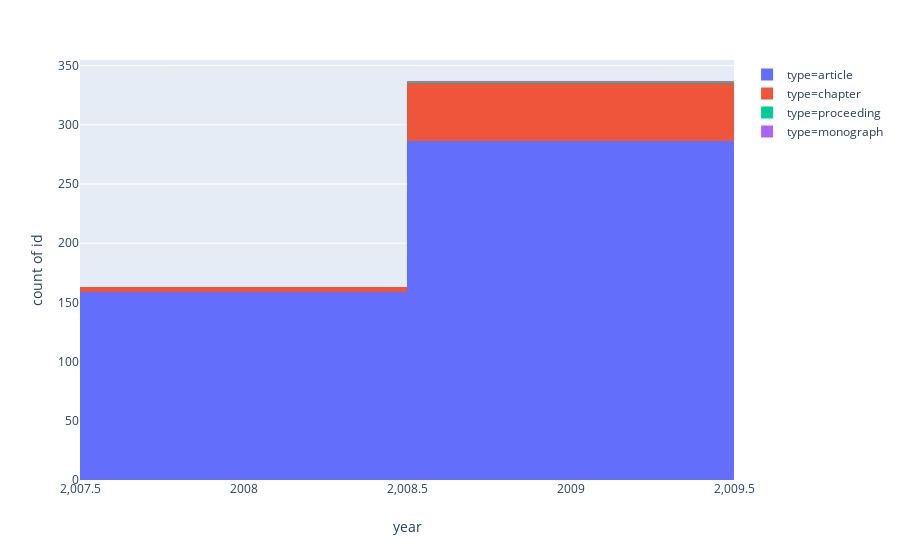

Notebook code cell kept with this figure:
### Code cell
px.histogram(df, x='year', y='id', color="type")

### Figure 1 — Plotly figure (JSON) as saved in the notebook; plotly's stock layout.template omitted (floating-point values rounded to 4 significant figures; data arrays with more than 128 entries replaced by an {"elided": "..."} marker saying what was removed)
{"data": [{"alignmentgroup": "True", "bingroup": "x", "hoverlabel": {"namelength": 0}, "hovertemplate": "type=article<br>year=%{x}<br>count of id=%{y}", "legendgroup": "type=article", "marker": {"color": "#636efa"}, "name": "type=article", "offsetgroup": "type=article", "orientation": "v", "showlegend": true, "type": "histogram", "uid": "088607b1-d1af-4f3a-bf3a-39f97f585e90", "x": {"elided": "445 int values"}, "xaxis": "x", "y": {"elided": "445 str values"}, "yaxis": "y"}, {"alignmentgroup": "True", "bingroup": "x", "hoverlabel": {"namelength": 0}, "hovertemplate": "type=chapter<br>year=%{x}<br>count of id=%{y}", "legendgroup": "type=chapter", "marker": {"color": "#EF553B"}, "name": "type=chapter", "offsetgroup": "type=chapter", "orientation": "v", "showlegend": true, "type": "histogram", "uid": "48f508f1-2aab-4bfc-9809-9899bc450a76", "x": [2009, 2009, 2009, 2009, 2009, 2009, 2009, 2009, 2009, 2009, 2009, 2009, 2009, 2009, 2009, 2009, 2009, 2009, 2009, 2009, 2009, 2009, 2009, 2009, 2009, 2009, 2009, 2009, 2009, 2009, 2009, 2009, 2009, 2009, 2009, 2009, 2009, 2009, 2009, 2009, 2009, 2009, 2009, 2009, 2009, 2009, 2009, 2009, 2009, 2008, 2008, 2008, 2008], "xaxis": "x", "y": ["pub.1004146769", "pub.1028411229", "pub.1040565106", "pub.1020536493", "pub.1017919852", "pub.1049213925", "pub.1041926479", "pub.1012779983", "pub.1014147798", "pub.1021449791", "pub.1009564503", "pub.1039456929", "pub.1017048159", "pub.1025361239", "pub.1018744226", "pub.1031475206", "pub.1038210389", "pub.1000590205", "pub.1017828106", "pub.1020712106", "pub.1005836680", "pub.1019468789", "pub.1021142898", "pub.1021399905", "pub.1026885405", "pub.1008502779", "pub.1039593877", "pub.1012772463", "pub.1022548336", "pub.1003671243", "pub.1049984662", "pub.1019969028", "pub.1006270416", "pub.1017378181", "pub.1009889400", "pub.1034479834", "pub.1002069875", "pub.1039421001", "pub.1002789428", "pub.1037051307", "pub.1019996561", "pub.1042437863", "pub.1053671890", "pub.1006999113", "pub.1018189879", "pub.1044579992", "pub.1005625481", "pub.1028352079", "pub.1053346196", "pub.1043800498", "pub.1049897520", "pub.1036471558", "pub.1015366798"], "yaxis": "y"}, {"alignmentgroup": "True", "bingroup": "x", "hoverlabel": {"namelength": 0}, "hovertemplate": "type=proceeding<br>year=%{x}<br>count of id=%{y}", "legendgroup": "type=proceeding", "marker": {"color": "#00cc96"}, "name": "type=proceeding", "offsetgroup": "type=proceeding", "orientation": "v", "showlegend": true, "type": "histogram", "uid": "1287a3e4-66d3-414d-b71c-d71828158d95", "x": [2009], "xaxis": "x", "y": ["pub.1026196330"], "yaxis": "y"}, {"alignmentgroup": "True", "bingroup": "x", "hoverlabel": {"namelength": 0}, "hovertemplate": "type=monograph<br>year=%{x}<br>count of id=%{y}", "legendgroup": "type=monograph", "marker": {"color": "#ab63fa"}, "name": "type=monograph", "offsetgroup": "type=monograph", "orientation": "v", "showlegend": true, "type": "histogram", "uid": "1b72adcd-d5fc-4aa9-a870-2528309e8498", "x": [2009], "xaxis": "x", "y": ["pub.1022726774"], "yaxis": "y"}], "layout": {"autosize": true, "barmode": "relative", "grid": {"xaxes": ["x"], "xgap": 0.1, "xside": "bottom", "yaxes": ["y"], "ygap": 0.1, "yside": "left"}, "legend": {"tracegroupgap": 0}, "margin": {"t": 60}, "xaxis": {"autorange": true, "range": [2008.0, 2010.0], "title": {"text": "year"}, "type": "linear"}, "yaxis": {"autorange": true, "range": [0, 354.7], "title": {"text": "count of id"}, "type": "linear"}}}
